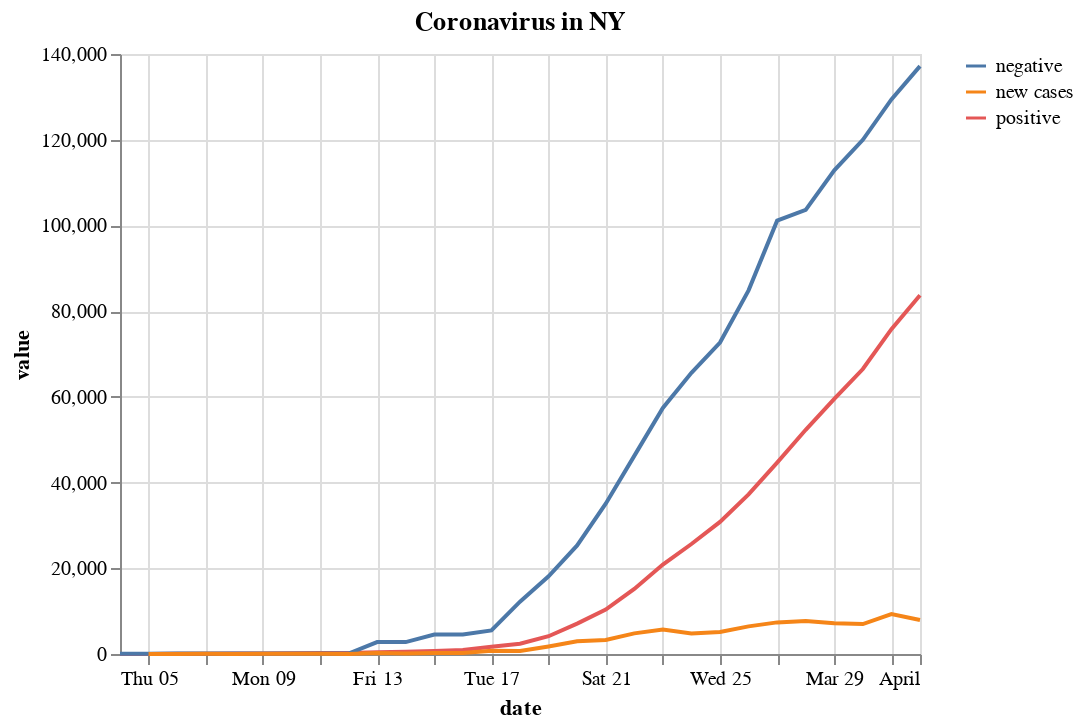

Write notebook code for a chart like this one.
### Code cell
alt.Chart(melted).mark_line().encode(
    x='date',
    y='value',
    color=alt.Color('variable', legend=alt.Legend(title=""))
).properties(
    title='Coronavirus in ' + state
)

### Figure 1 — Vega-Lite specification as saved in the notebook (floating-point values rounded to 4 significant figures)
{"$schema": "https://vega.github.io/schema/vega-lite/v3.4.0.json", "config": {"mark": {"tooltip": null}, "view": {"height": 300, "width": 400}}, "data": {"name": "data-df3955d2dfcb0cd84f34564497ab4dad"}, "datasets": {"data-df3955d2dfcb0cd84f34564497ab4dad": [{"date": "2020-03-04T00:00:00", "value": 6, "variable": "positive"}, {"date": "2020-03-05T00:00:00", "value": 22, "variable": "positive"}, {"date": "2020-03-06T00:00:00", "value": 33, "variable": "positive"}, {"date": "2020-03-07T00:00:00", "value": 76, "variable": "positive"}, {"date": "2020-03-08T00:00:00", "value": 105, "variable": "positive"}, {"date": "2020-03-09T00:00:00", "value": 142, "variable": "positive"}, {"date": "2020-03-10T00:00:00", "value": 173, "variable": "positive"}, {"date": "2020-03-11T00:00:00", "value": 216, "variable": "positive"}, {"date": "2020-03-12T00:00:00", "value": 216, "variable": "positive"}, {"date": "2020-03-13T00:00:00", "value": 421, "variable": "positive"}, {"date": "2020-03-14T00:00:00", "value": 524, "variable": "positive"}, {"date": "2020-03-15T00:00:00", "value": 729, "variable": "positive"}, {"date": "2020-03-16T00:00:00", "value": 950, "variable": "positive"}, {"date": "2020-03-17T00:00:00", "value": 1700, "variable": "positive"}, {"date": "2020-03-18T00:00:00", "value": 2382, "variable": "positive"}, {"date": "2020-03-19T00:00:00", "value": 4152, "variable": "positive"}, {"date": "2020-03-20T00:00:00", "value": 7102, "variable": "positive"}, {"date": "2020-03-21T00:00:00", "value": 10356, "variable": "positive"}, {"date": "2020-03-22T00:00:00", "value": 15168, "variable": "positive"}, {"date": "2020-03-23T00:00:00", "value": 20875, "variable": "positive"}, {"date": "2020-03-24T00:00:00", "value": 25665, "variable": "positive"}, {"date": "2020-03-25T00:00:00", "value": 30811, "variable": "positive"}, {"date": "2020-03-26T00:00:00", "value": 37258, "variable": "positive"}, {"date": "2020-03-27T00:00:00", "value": 44635, "variable": "positive"}, {"date": "2020-03-28T00:00:00", "value": 52318, "variable": "positive"}, {"date": "2020-03-29T00:00:00", "value": 59513, "variable": "positive"}, {"date": "2020-03-30T00:00:00", "value": 66497, "variable": "positive"}, {"date": "2020-03-31T00:00:00", "value": 75795, "variable": "positive"}, {"date": "2020-04-01T00:00:00", "value": 83712, "variable": "positive"}, {"date": "2020-03-04T00:00:00", "value": 48, "variable": "negative"}, {"date": "2020-03-05T00:00:00", "value": 76, "variable": "negative"}, {"date": "2020-03-06T00:00:00", "value": 92, "variable": "negative"}, {"date": "2020-03-07T00:00:00", "value": 92, "variable": "negative"}, {"date": "2020-03-08T00:00:00", "value": 92, "variable": "negative"}, {"date": "2020-03-09T00:00:00", "value": 92, "variable": "negative"}, {"date": "2020-03-10T00:00:00", "value": 92, "variable": "negative"}, {"date": "2020-03-11T00:00:00", "value": 92, "variable": "negative"}, {"date": "2020-03-12T00:00:00", "value": 92, "variable": "negative"}, {"date": "2020-03-13T00:00:00", "value": 2779, "variable": "negative"}, {"date": "2020-03-14T00:00:00", "value": 2779, "variable": "negative"}, {"date": "2020-03-15T00:00:00", "value": 4543, "variable": "negative"}, {"date": "2020-03-16T00:00:00", "value": 4543, "variable": "negative"}, {"date": "2020-03-17T00:00:00", "value": 5506, "variable": "negative"}, {"date": "2020-03-18T00:00:00", "value": 12215, "variable": "negative"}, {"date": "2020-03-19T00:00:00", "value": 18132, "variable": "negative"}, {"date": "2020-03-20T00:00:00", "value": 25325, "variable": "negative"}, {"date": "2020-03-21T00:00:00", "value": 35081, "variable": "negative"}, {"date": "2020-03-22T00:00:00", "value": 46233, "variable": "negative"}, {"date": "2020-03-23T00:00:00", "value": 57414, "variable": "negative"}, {"date": "2020-03-24T00:00:00", "value": 65605, "variable": "negative"}, {"date": "2020-03-25T00:00:00", "value": 72668, "variable": "negative"}, {"date": "2020-03-26T00:00:00", "value": 84846, "variable": "negative"}, {"date": "2020-03-27T00:00:00", "value": 101118, "variable": "negative"}, {"date": "2020-03-28T00:00:00", "value": 103616, "variable": "negative"}, {"date": "2020-03-29T00:00:00", "value": 112847, "variable": "negative"}, {"date": "2020-03-30T00:00:00", "value": 119971, "variable": "negative"}, {"date": "2020-03-31T00:00:00", "value": 129391, "variable": "negative"}, {"date": "2020-04-01T00:00:00", "value": 137168, "variable": "negative"}, {"date": "2020-03-04T00:00:00", "value": null, "variable": "new cases"}, {"date": "2020-03-05T00:00:00", "value": 16, "variable": "new cases"}, {"date": "2020-03-06T00:00:00", "value": 11, "variable": "new cases"}, {"date": "2020-03-07T00:00:00", "value": 43, "variable": "new cases"}, {"date": "2020-03-08T00:00:00", "value": 29, "variable": "new cases"}, {"date": "2020-03-09T00:00:00", "value": 37, "variable": "new cases"}, {"date": "2020-03-10T00:00:00", "value": 31, "variable": "new cases"}, {"date": "2020-03-11T00:00:00", "value": 43, "variable": "new cases"}, {"date": "2020-03-12T00:00:00", "value": 0, "variable": "new cases"}, {"date": "2020-03-13T00:00:00", "value": 205, "variable": "new cases"}, {"date": "2020-03-14T00:00:00", "value": 103, "variable": "new cases"}, {"date": "2020-03-15T00:00:00", "value": 205, "variable": "new cases"}, {"date": "2020-03-16T00:00:00", "value": 221, "variable": "new cases"}, {"date": "2020-03-17T00:00:00", "value": 750, "variable": "new cases"}, {"date": "2020-03-18T00:00:00", "value": 682, "variable": "new cases"}, {"date": "2020-03-19T00:00:00", "value": 1770, "variable": "new cases"}, {"date": "2020-03-20T00:00:00", "value": 2950, "variable": "new cases"}, {"date": "2020-03-21T00:00:00", "value": 3254, "variable": "new cases"}, {"date": "2020-03-22T00:00:00", "value": 4812, "variable": "new cases"}, {"date": "2020-03-23T00:00:00", "value": 5707, "variable": "new cases"}, {"date": "2020-03-24T00:00:00", "value": 4790, "variable": "new cases"}, {"date": "2020-03-25T00:00:00", "value": 5146, "variable": "new cases"}, {"date": "2020-03-26T00:00:00", "value": 6447, "variable": "new cases"}, {"date": "2020-03-27T00:00:00", "value": 7377, "variable": "new cases"}, {"date": "2020-03-28T00:00:00", "value": 7683, "variable": "new cases"}, {"date": "2020-03-29T00:00:00", "value": 7195, "variable": "new cases"}, {"date": "2020-03-30T00:00:00", "value": 6984, "variable": "new cases"}, {"date": "2020-03-31T00:00:00", "value": 9298, "variable": "new cases"}, {"date": "2020-04-01T00:00:00", "value": 7917, "variable": "new cases"}]}, "encoding": {"color": {"field": "variable", "legend": {"title": ""}, "type": "nominal"}, "x": {"field": "date", "type": "temporal"}, "y": {"field": "value", "type": "quantitative"}}, "mark": "line", "title": "Coronavirus in NY"}
